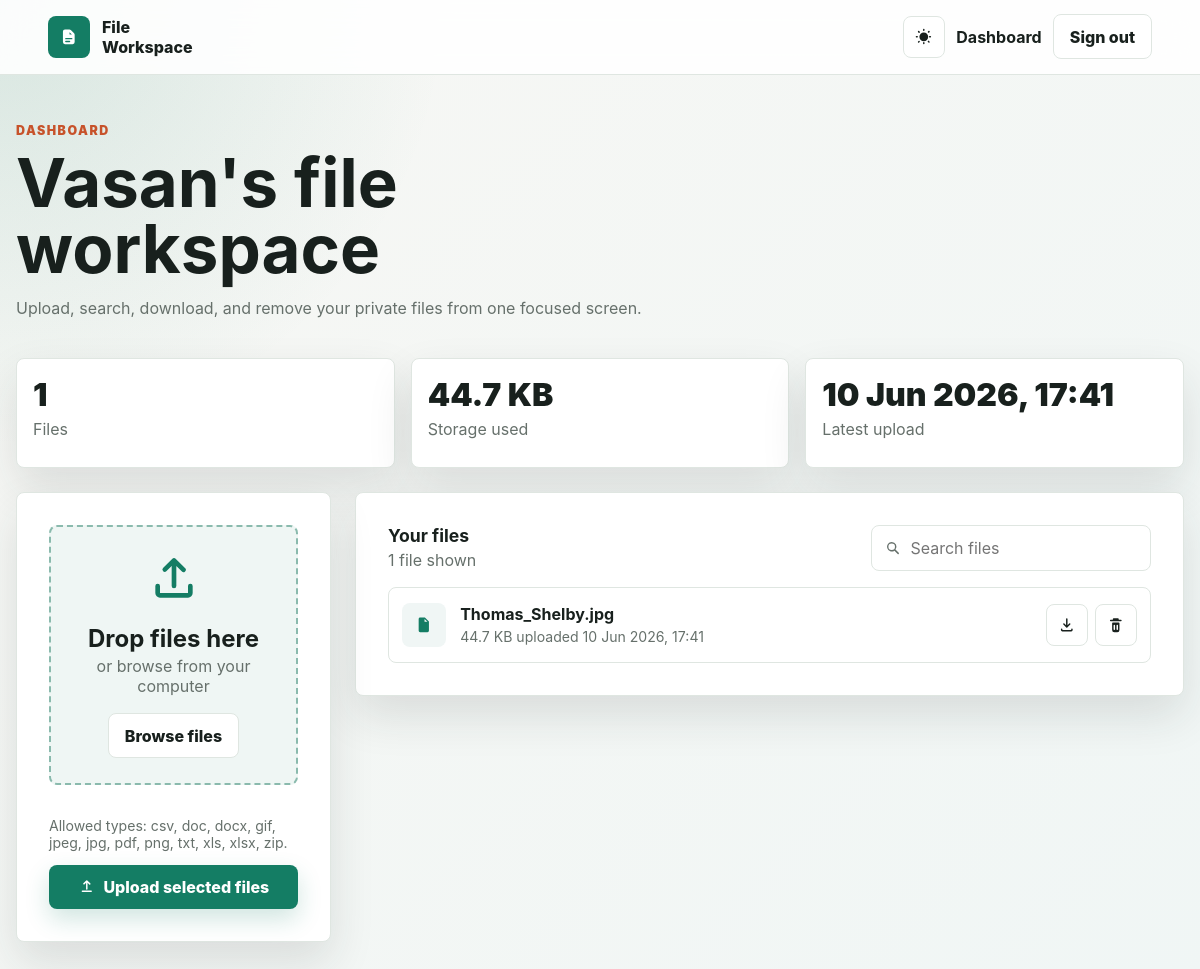
The app's page /dashboard (signed in) with its own data.
### tables this page shows
CREATE TABLE users (
            id INTEGER PRIMARY KEY AUTOINCREMENT,
            name TEXT NOT NULL,
            email TEXT UNIQUE NOT NULL,
            password_hash TEXT NOT NULL,
            created_at TEXT NOT NULL
        );

CREATE TABLE files (
            id INTEGER PRIMARY KEY AUTOINCREMENT,
            user_id INTEGER NOT NULL,
            original_name TEXT NOT NULL,
            stored_name TEXT NOT NULL,
            size INTEGER NOT NULL,
            content_type TEXT,
            uploaded_at TEXT NOT NULL,
            FOREIGN KEY (user_id) REFERENCES users (id)
        );

### app.py (the view)
    @app.route("/dashboard")
    @login_required
    def dashboard():
        files = get_user_files(session["user_id"])
        total_bytes = sum(file["size"] for file in files)
        latest_upload = files[0]["uploaded_at"] if files else None
        return render_template(
            "dashboard.html",
            files=files,
            stats={
                "file_count": len(files),
                "total_size": format_bytes(total_bytes),
                "latest_upload": format_datetime(latest_upload) if latest_upload else "No uploads yet",
            },
            allowed_extensions=", ".join(sorted(ALLOWED_EXTENSIONS)),
        )

### app.py (called while the page is built)
def register_database(app):
    def get_db():
        if "db" not in g:
            g.db = sqlite3.connect(app.config["DATABASE"])
            g.db.row_factory = sqlite3.Row
        return g.db
    def close_db(_error=None):
        db = g.pop("db", None)
        if db is not None:
            db.close()
    app.teardown_appcontext(close_db)
    app.get_db = get_db

def current_db():
    return current_app.get_db()

def login_required(view):
    @wraps(view)
    def wrapped_view(*args, **kwargs):
        if not session.get("user_id"):
            flash("Sign in to continue.", "error")
            return redirect(url_for("login"))
        return view(*args, **kwargs)
    return wrapped_view

def get_current_user():
    user_id = session.get("user_id")
    if not user_id:
        return None
    return current_db().execute("SELECT * FROM users WHERE id = ?", (user_id,)).fetchone()

def get_user_files(user_id):
    rows = current_db().execute(
        """
        SELECT *
        FROM files
        WHERE user_id = ?
        ORDER BY uploaded_at DESC, id DESC
        """,
        (user_id,),
    ).fetchall()
    files = []
    for row in rows:
        file_record = dict(row)
        file_record["uploaded_label"] = format_datetime(file_record["uploaded_at"])
        file_record["size_label"] = format_bytes(file_record["size"])
        files.append(file_record)
    return files

def format_bytes(size):
    value = float(size)
    for unit in ["B", "KB", "MB", "GB"]:
        if value < 1024 or unit == "GB":
            return f"{value:.1f} {unit}" if unit != "B" else f"{int(value)} B"
        value /= 1024
    return f"{value:.1f} GB"

def format_datetime(value):
    return datetime.fromisoformat(value).strftime("%d %b %Y, %H:%M")

### templates/dashboard.html (shortened to what this page needs)
{% extends "base.html" %}
{% block content %}
<section class="dashboard-head">
  <div>
    <p class="eyebrow">Dashboard</p>
    <h1>{{ current_user.name }}'s file workspace</h1>
    <p class="muted">Upload, search, download, and remove your private files from one focused screen.</p>
  </div>
  <div class="stat-row" aria-label="Workspace summary">
    <div class="stat-card">
      <span>{{ stats.file_count }}</span>
      <p>Files</p>
    </div>
    <div class="stat-card">
      <span>{{ stats.total_size }}</span>
      <p>Storage used</p>
    </div>
    <div class="stat-card">
      <span>{{ stats.latest_upload }}</span>
      <p>Latest upload</p>
    </div>
  </div>
</section>
<section class="workspace-grid">
  <form class="upload-panel" action="{{ url_for('upload') }}" method="post" enctype="multipart/form-data" data-upload-form>
    <div class="upload-zone" data-drop-zone>
      <svg viewBox="0 0 24 24" aria-hidden="true"><path d="M12 3a1 1 0 0 1 .7.29l4 4a1 1 0 1 1-1.4 1.42L13 6.41V15a1 1 0 1 1-2 0V6.41L8.7 8.71A1 1 0 0 1 7.3 7.29l4-4A1 1 0 0 1 12 3ZM5 14a1 1 0 0 1 1 1v3h12v-3a1 1 0 1 1 2 0v3a2 2 0 0 1-2 2H6a2 2 0 0 1-2-2v-3a1 1 0 0 1 1-1Z"/></svg>
      <h2>Drop files here</h2>
      <p>or browse from your computer</p>
      <label class="button secondary" for="files">Browse files</label>
    </div>
    <p class="small-note">Allowed types: {{ allowed_extensions }}.</p>
    <button class="button full" type="submit">
      <svg viewBox="0 0 24 24" aria-hidden="true"><path d="M12 3a1 1 0 0 1 .7.29l4 4a1 1 0 1 1-1.4 1.42L13 6.41V15a1 1 0 1 1-2 0V6.41L8.7 8.71A1 1 0 0 1 7.3 7.29l4-4A1 1 0 0 1 12 3ZM5 18a1 1 0 0 1 1-1h12a1 1 0 1 1 0 2H6a1 1 0 0 1-1-1Z"/></svg>
      Upload selected files
    </button>
  </form>
  <section class="files-panel" aria-labelledby="files-heading">
    <div class="files-toolbar">
      <div>
        <h2 id="files-heading">Your files</h2>
        <p class="muted" data-result-count>{{ files|length }} file{% if files|length != 1 %}s{% endif %} shown</p>
      </div>
      <label class="search-box">
        <svg viewBox="0 0 24 24" aria-hidden="true"><path d="M10.5 4a6.5 6.5 0 0 1 5.15 10.46l4.44 4.45a1 1 0 0 1-1.42 1.41l-4.44-4.44A6.5 6.5 0 1 1 10.5 4Zm0 2a4.5 4.5 0 1 0 0 9 4.5 4.5 0 0 0 0-9Z"/></svg>
        <input type="search" placeholder="Search files" data-file-search>
      </label>
    </div>
    {% if files %}
      <div class="file-list" data-file-list>
        {% for file in files %}
          <article class="file-row" data-file-row data-file-name="{{ file.original_name|lower }}">
            <div class="file-icon" aria-hidden="true">
              <svg viewBox="0 0 24 24"><path d="M5 4a2 2 0 0 1 2-2h6.5L19 7.5V20a2 2 0 0 1-2 2H7a2 2 0 0 1-2-2V4Zm8 0v4h4l-4-4Z"/></svg>
            </div>
            <div class="file-main">
              <h3>{{ file.original_name }}</h3>
              <p>{{ file.size_label }} uploaded {{ file.uploaded_label }}</p>
            </div>
            <div class="file-actions">
              <a class="icon-button" href="{{ url_for('download', file_id=file.id) }}" aria-label="Download {{ file.original_name }}" title="Download">
                <svg viewBox="0 0 24 24" aria-hidden="true"><path d="M12 3a1 1 0 0 1 1 1v8.58l2.29-2.29a1 1 0 1 1 1.42 1.42l-4 4a1 1 0 0 1-1.42 0l-4-4a1 1 0 1 1 1.42-1.42L11 12.58V4a1 1 0 0 1 1-1ZM5 17a1 1 0 0 1 1 1v1h12v-1a1 1 0 1 1 2 0v1a2 2 0 0 1-2 2H6a2 2 0 0 1-2-2v-1a1 1 0 0 1 1-1Z"/></svg>
              </a>
              <form action="{{ url_for('delete_file', file_id=file.id) }}" method="post" data-delete-form>
                <button class="icon-button danger" type="submit" aria-label="Delete {{ file.original_name }}" title="Delete">
                </button>
              </form>
            </div>
          </article>
        {% endfor %}
      </div>
    {% endif %}
  </section>
</section>
{% endblock %}

### templates/base.html (shortened to what this page needs)
<!doctype html>
<html lang="en">
<head>
  <link rel="stylesheet" href="{{ url_for('static', filename='css/styles.css') }}">
</head>
<body>
  <header class="app-header">
    <a class="brand" href="{{ url_for('home') }}" aria-label="Secure File Workspace home">
      <span class="brand-mark" aria-hidden="true">
        <svg viewBox="0 0 24 24" role="img"><path d="M4 4.75A2.75 2.75 0 0 1 6.75 2h6.1c.73 0 1.43.29 1.94.8l4.4 4.4c.52.52.81 1.21.81 1.94v10.11A2.75 2.75 0 0 1 17.25 22H6.75A2.75 2.75 0 0 1 4 19.25V4.75Zm9 1V8.5c0 .28.22.5.5.5h2.75L13 5.75ZM8 13.5a1 1 0 1 0 0 2h8a1 1 0 1 0 0-2H8Zm0 4a1 1 0 1 0 0 2h5a1 1 0 1 0 0-2H8Z"/></svg>
      </span>
      <span>File Workspace</span>
    </a>
    <nav class="nav-actions" aria-label="Main navigation">
      <button class="icon-button" type="button" data-theme-toggle aria-label="Toggle color theme" title="Toggle theme">
      </button>
      {% if current_user %}
        <a class="text-link" href="{{ url_for('dashboard') }}">Dashboard</a>
        <form action="{{ url_for('logout') }}" method="post">
          <button class="button secondary" type="submit">Sign out</button>
        </form>
      {% else %}
        <a class="text-link" href="{{ url_for('login') }}">Login</a>
        <a class="button" href="{{ url_for('signup') }}">Create account</a>
      {% endif %}
    </nav>
  </header>
  <main class="page-shell">
    {% block content %}{% endblock %}
  </main>
</body>
</html>

### records on screen
users: name "Vasan"
files: original_name "Thomas_Shelby.jpg", size_label "44.7 KB", uploaded_label "10 Jun 2026, 17:41"

### other values on screen
{{ stats.file_count }} "1"
{{ stats.total_size }} "44.7 KB"
{{ stats.latest_upload }} "10 Jun 2026, 17:41"
{{ allowed_extensions }} "csv, doc, docx, gif, jpeg, jpg, pdf, png, txt, xls, xlsx, zip"
{{ files|length }} "1"
